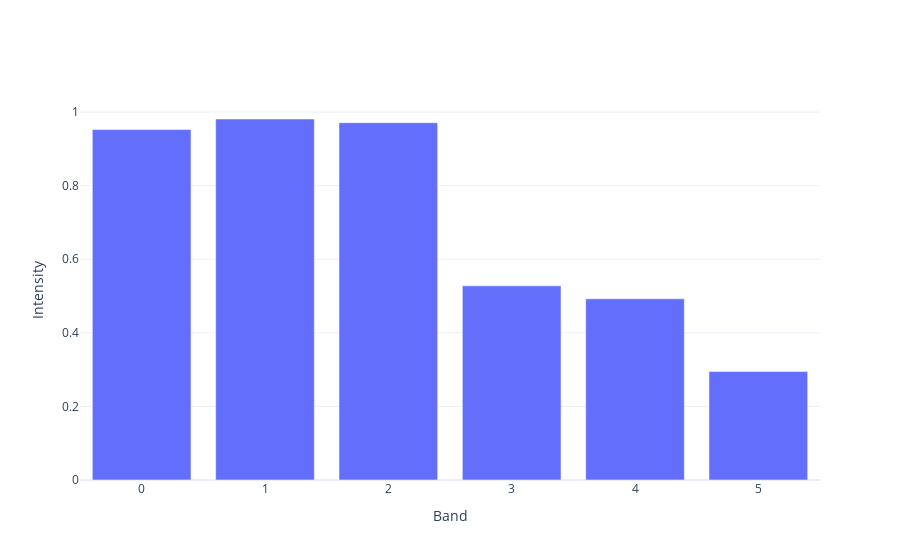

This figure's notebook cell:
### Code cell
import plotly.graph_objects as go

fig = go.Figure()

fig.add_trace(go.Bar(y=psd_data[0]))
fig.update_xaxes(title_text='Band')
fig.update_yaxes(title_text='Intensity')

### Figure 1 — Plotly figure (JSON) as saved in the notebook; plotly's stock layout.template omitted (floating-point values rounded to 4 significant figures)
{"data": [{"y": [0.9524, 0.9812, 0.9711, 0.5277, 0.4925, 0.2949], "type": "bar"}], "layout": {"xaxis": {"title": {"text": "Band"}}, "yaxis": {"title": {"text": "Intensity"}}}}
